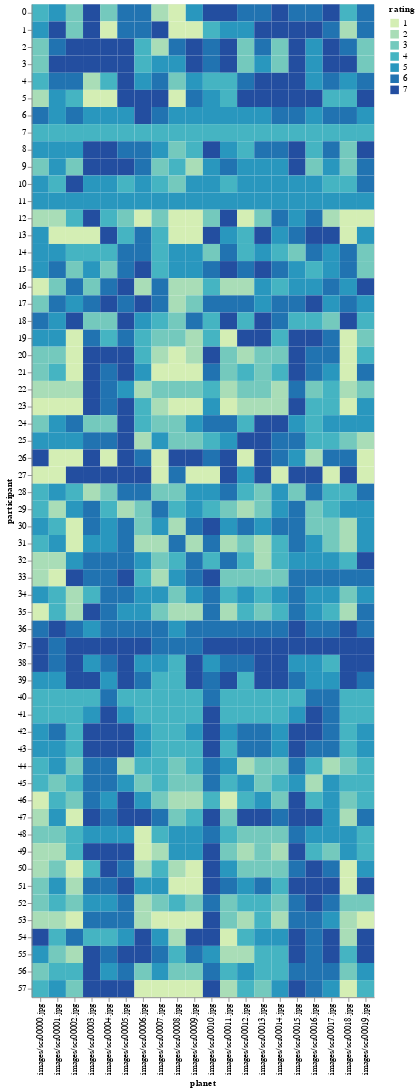

Here is the notebook cell this chart was saved with:
### Markdown cell above
## Plot heatmap of liking ratings to make sure there are no anomalies that should be removed

### Code cell
alt.Chart(prefdf_new).mark_rect().encode(
    x='planet:O',
    y='participant:O',
    color=alt.Color('rating:O', scale=alt.Scale(scheme='yellowgreenblue'))
)

### Figure 1 — Vega-Lite specification as saved in the notebook (floating-point values rounded to 4 significant figures; data arrays with more than 128 entries replaced by an {"elided": "..."} marker saying what was removed)
{"config": {"view": {"continuousWidth": 400, "continuousHeight": 300}}, "data": {"name": "data-503588188574647bf52c57efe88e0b71"}, "mark": "rect", "encoding": {"color": {"type": "ordinal", "field": "rating", "scale": {"scheme": "yellowgreenblue"}}, "x": {"type": "ordinal", "field": "planet"}, "y": {"type": "ordinal", "field": "participant"}}, "$schema": "https://vega.github.io/schema/vega-lite/v4.8.1.json", "datasets": {"data-503588188574647bf52c57efe88e0b71": {"elided": "1160 records"}}}
